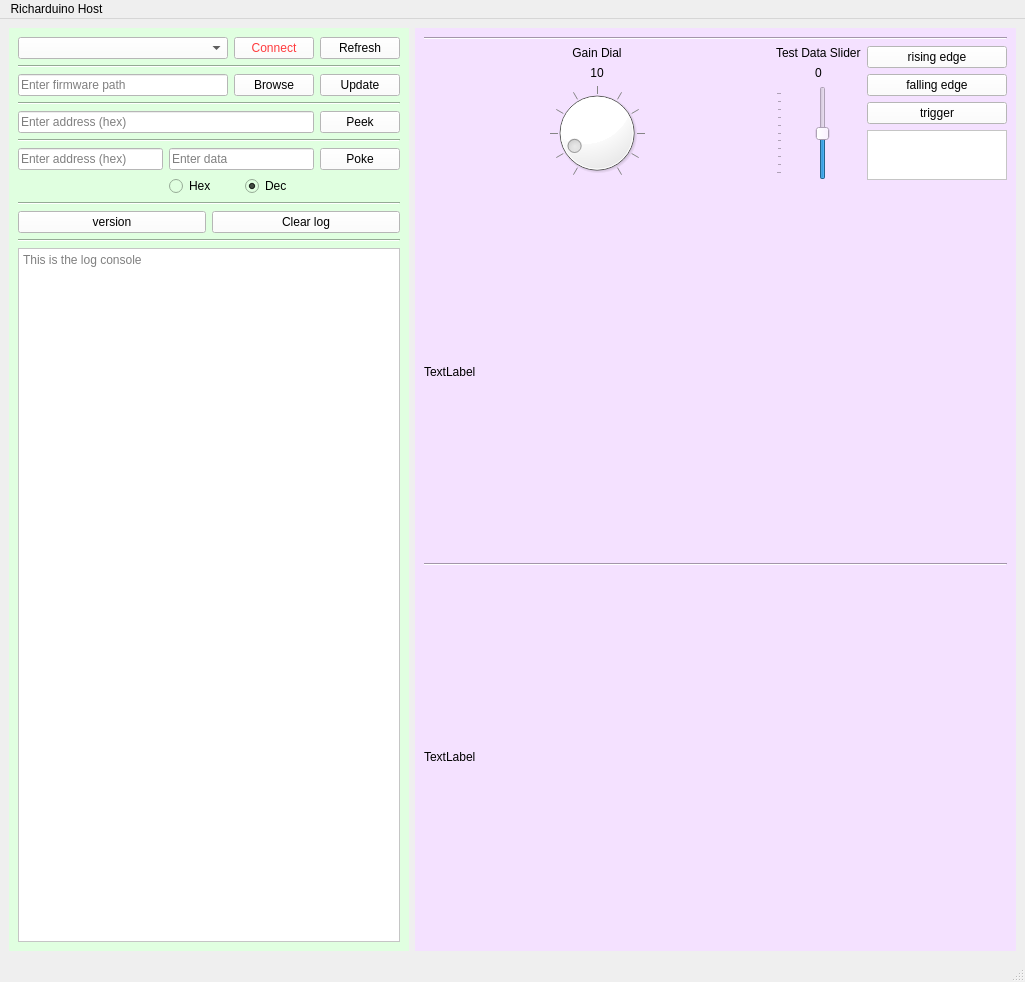
<?xml version="1.0" encoding="UTF-8"?>
<ui version="4.0">
 <class>MainWindow</class>
 <widget class="QMainWindow" name="MainWindow">
  <property name="geometry">
   <rect>
    <x>0</x>
    <y>0</y>
    <width>1025</width>
    <height>982</height>
   </rect>
  </property>
  <property name="windowTitle">
   <string>MainWindow</string>
  </property>
  <widget class="QWidget" name="centralwidget">
   <layout class="QHBoxLayout" name="horizontalLayout">
    <item>
     <widget class="QWidget" name="LHS" native="true">
      <property name="sizePolicy">
       <sizepolicy hsizetype="Fixed" vsizetype="Preferred">
        <horstretch>0</horstretch>
        <verstretch>0</verstretch>
       </sizepolicy>
      </property>
      <property name="minimumSize">
       <size>
        <width>400</width>
        <height>700</height>
       </size>
      </property>
      <property name="styleSheet">
       <string notr="true">background-color: rgb(224, 255, 224);</string>
      </property>
      <layout class="QVBoxLayout" name="verticalLayout">
       <item>
        <layout class="QHBoxLayout" name="horizontalLayout_2">
         <property name="spacing">
          <number>6</number>
         </property>
         <property name="sizeConstraint">
          <enum>QLayout::SetDefaultConstraint</enum>
         </property>
         <property name="leftMargin">
          <number>0</number>
         </property>
         <property name="topMargin">
          <number>0</number>
         </property>
         <property name="rightMargin">
          <number>0</number>
         </property>
         <property name="bottomMargin">
          <number>0</number>
         </property>
         <item>
          <widget class="QComboBox" name="comPortComboBox">
           <property name="sizePolicy">
            <sizepolicy hsizetype="Expanding" vsizetype="Fixed">
             <horstretch>0</horstretch>
             <verstretch>0</verstretch>
            </sizepolicy>
           </property>
           <property name="styleSheet">
            <string notr="true">background-color: rgb(255, 255, 255);</string>
           </property>
           <property name="currentText">
            <string/>
           </property>
          </widget>
         </item>
         <item>
          <widget class="QPushButton" name="connectButton">
           <property name="styleSheet">
            <string notr="true">color: rgb(255, 58, 61);
background-color: rgb(255, 255, 255);
</string>
           </property>
           <property name="text">
            <string>Connect</string>
           </property>
          </widget>
         </item>
         <item>
          <widget class="QPushButton" name="refreshButton">
           <property name="styleSheet">
            <string notr="true">background-color: rgb(255, 255, 255);</string>
           </property>
           <property name="text">
            <string>Refresh</string>
           </property>
          </widget>
         </item>
        </layout>
       </item>
       <item>
        <widget class="Line" name="line">
         <property name="orientation">
          <enum>Qt::Horizontal</enum>
         </property>
        </widget>
       </item>
       <item>
        <layout class="QHBoxLayout" name="horizontalLayout_3">
         <item>
          <widget class="QLineEdit" name="firmwarePathEdit">
           <property name="accessibleName">
            <string/>
           </property>
           <property name="autoFillBackground">
            <bool>false</bool>
           </property>
           <property name="styleSheet">
            <string notr="true">background-color: rgb(255, 255, 255);</string>
           </property>
           <property name="inputMask">
            <string/>
           </property>
           <property name="text">
            <string/>
           </property>
           <property name="maxLength">
            <number>32767</number>
           </property>
           <property name="placeholderText">
            <string>Enter firmware path</string>
           </property>
          </widget>
         </item>
         <item>
          <widget class="QPushButton" name="browseButton">
           <property name="styleSheet">
            <string notr="true">background-color: rgb(255, 255, 255);</string>
           </property>
           <property name="text">
            <string>Browse</string>
           </property>
          </widget>
         </item>
         <item>
          <widget class="QPushButton" name="updateButton">
           <property name="styleSheet">
            <string notr="true">background-color: rgb(255, 255, 255);
</string>
           </property>
           <property name="text">
            <string>Update</string>
           </property>
          </widget>
         </item>
        </layout>
       </item>
       <item>
        <widget class="Line" name="line_2">
         <property name="orientation">
          <enum>Qt::Horizontal</enum>
         </property>
        </widget>
       </item>
       <item>
        <layout class="QHBoxLayout" name="horizontalLayout_4">
         <item>
          <widget class="QLineEdit" name="peekAddressEdit">
           <property name="accessibleName">
            <string/>
           </property>
           <property name="styleSheet">
            <string notr="true">background-color: rgb(255, 255, 255);</string>
           </property>
           <property name="inputMask">
            <string/>
           </property>
           <property name="text">
            <string/>
           </property>
           <property name="maxLength">
            <number>8</number>
           </property>
           <property name="placeholderText">
            <string>Enter address (hex)</string>
           </property>
          </widget>
         </item>
         <item>
          <widget class="QPushButton" name="peekButton">
           <property name="styleSheet">
            <string notr="true">background-color: rgb(255, 255, 255);
</string>
           </property>
           <property name="text">
            <string>Peek</string>
           </property>
          </widget>
         </item>
        </layout>
       </item>
       <item>
        <widget class="Line" name="line_3">
         <property name="orientation">
          <enum>Qt::Horizontal</enum>
         </property>
        </widget>
       </item>
       <item>
        <layout class="QGridLayout" name="gridLayout">
         <item row="0" column="2">
          <widget class="QPushButton" name="pokeButton">
           <property name="styleSheet">
            <string notr="true">background-color: rgb(255, 255, 255);
</string>
           </property>
           <property name="text">
            <string>Poke</string>
           </property>
          </widget>
         </item>
         <item row="0" column="1">
          <widget class="QLineEdit" name="pokeDataEdit">
           <property name="accessibleName">
            <string/>
           </property>
           <property name="styleSheet">
            <string notr="true">background-color: rgb(255, 255, 255);</string>
           </property>
           <property name="inputMask">
            <string/>
           </property>
           <property name="text">
            <string/>
           </property>
           <property name="maxLength">
            <number>8</number>
           </property>
           <property name="placeholderText">
            <string>Enter data</string>
           </property>
          </widget>
         </item>
         <item row="1" column="1">
          <layout class="QHBoxLayout" name="horizontalLayout_5">
           <property name="leftMargin">
            <number>0</number>
           </property>
           <property name="topMargin">
            <number>0</number>
           </property>
           <item>
            <widget class="QRadioButton" name="hexRadioButton">
             <property name="text">
              <string>Hex</string>
             </property>
             <property name="checked">
              <bool>false</bool>
             </property>
            </widget>
           </item>
           <item>
            <widget class="QRadioButton" name="decRadioButton">
             <property name="enabled">
              <bool>true</bool>
             </property>
             <property name="text">
              <string>Dec</string>
             </property>
             <property name="checked">
              <bool>true</bool>
             </property>
            </widget>
           </item>
          </layout>
         </item>
         <item row="0" column="0">
          <widget class="QLineEdit" name="pokeAddressEdit">
           <property name="accessibleName">
            <string/>
           </property>
           <property name="styleSheet">
            <string notr="true">background-color: rgb(255, 255, 255);</string>
           </property>
           <property name="inputMask">
            <string/>
           </property>
           <property name="text">
            <string/>
           </property>
           <property name="maxLength">
            <number>8</number>
           </property>
           <property name="placeholderText">
            <string>Enter address (hex)</string>
           </property>
          </widget>
         </item>
        </layout>
       </item>
       <item>
        <widget class="Line" name="line_4">
         <property name="orientation">
          <enum>Qt::Horizontal</enum>
         </property>
        </widget>
       </item>
       <item>
        <layout class="QHBoxLayout" name="horizontalLayout_7" stretch="0,0">
         <item>
          <widget class="QPushButton" name="version">
           <property name="styleSheet">
            <string notr="true">background-color: rgb(255, 255, 255);</string>
           </property>
           <property name="text">
            <string>version</string>
           </property>
          </widget>
         </item>
         <item>
          <widget class="QPushButton" name="clearLog">
           <property name="styleSheet">
            <string notr="true">background-color: rgb(255, 255, 255);</string>
           </property>
           <property name="text">
            <string>Clear log</string>
           </property>
          </widget>
         </item>
        </layout>
       </item>
       <item>
        <widget class="Line" name="line_7">
         <property name="orientation">
          <enum>Qt::Horizontal</enum>
         </property>
        </widget>
       </item>
       <item>
        <widget class="QPlainTextEdit" name="logConsole">
         <property name="sizePolicy">
          <sizepolicy hsizetype="Preferred" vsizetype="Preferred">
           <horstretch>100</horstretch>
           <verstretch>100</verstretch>
          </sizepolicy>
         </property>
         <property name="minimumSize">
          <size>
           <width>0</width>
           <height>301</height>
          </size>
         </property>
         <property name="autoFillBackground">
          <bool>false</bool>
         </property>
         <property name="styleSheet">
          <string notr="true">background-color: rgb(255, 255, 255);</string>
         </property>
         <property name="sizeAdjustPolicy">
          <enum>QAbstractScrollArea::AdjustIgnored</enum>
         </property>
         <property name="readOnly">
          <bool>true</bool>
         </property>
         <property name="placeholderText">
          <string>This is the log console</string>
         </property>
        </widget>
       </item>
      </layout>
     </widget>
    </item>
    <item>
     <widget class="QWidget" name="RHS" native="true">
      <property name="minimumSize">
       <size>
        <width>420</width>
        <height>700</height>
       </size>
      </property>
      <property name="autoFillBackground">
       <bool>false</bool>
      </property>
      <property name="styleSheet">
       <string notr="true">background-color: rgb(244, 225, 255);</string>
      </property>
      <layout class="QVBoxLayout" name="verticalLayout_3">
       <item>
        <widget class="Line" name="line_6">
         <property name="orientation">
          <enum>Qt::Horizontal</enum>
         </property>
        </widget>
       </item>
       <item>
        <layout class="QHBoxLayout" name="horizontalLayout_9">
         <item>
          <layout class="QVBoxLayout" name="verticalLayout_4">
           <item>
            <widget class="QLabel" name="GainLabel">
             <property name="sizePolicy">
              <sizepolicy hsizetype="Minimum" vsizetype="Fixed">
               <horstretch>0</horstretch>
               <verstretch>0</verstretch>
              </sizepolicy>
             </property>
             <property name="text">
              <string>Gain Dial</string>
             </property>
             <property name="alignment">
              <set>Qt::AlignCenter</set>
             </property>
            </widget>
           </item>
           <item>
            <widget class="QLabel" name="dialValueLabel">
             <property name="sizePolicy">
              <sizepolicy hsizetype="Minimum" vsizetype="Fixed">
               <horstretch>0</horstretch>
               <verstretch>0</verstretch>
              </sizepolicy>
             </property>
             <property name="text">
              <string>10</string>
             </property>
             <property name="alignment">
              <set>Qt::AlignCenter</set>
             </property>
            </widget>
           </item>
           <item>
            <widget class="QDial" name="dial">
             <property name="sizePolicy">
              <sizepolicy hsizetype="Expanding" vsizetype="Minimum">
               <horstretch>0</horstretch>
               <verstretch>0</verstretch>
              </sizepolicy>
             </property>
             <property name="minimumSize">
              <size>
               <width>50</width>
               <height>50</height>
              </size>
             </property>
             <property name="styleSheet">
              <string notr="true">background-color: rgb(255, 255, 255);</string>
             </property>
             <property name="maximum">
              <number>100</number>
             </property>
             <property name="value">
              <number>10</number>
             </property>
             <property name="wrapping">
              <bool>false</bool>
             </property>
             <property name="notchTarget">
              <double>10.000000000000000</double>
             </property>
             <property name="notchesVisible">
              <bool>true</bool>
             </property>
            </widget>
           </item>
          </layout>
         </item>
         <item>
          <layout class="QVBoxLayout" name="verticalLayout_8">
           <item>
            <widget class="QLabel" name="label">
             <property name="sizePolicy">
              <sizepolicy hsizetype="Fixed" vsizetype="Fixed">
               <horstretch>0</horstretch>
               <verstretch>0</verstretch>
              </sizepolicy>
             </property>
             <property name="text">
              <string>Test Data Slider</string>
             </property>
            </widget>
           </item>
           <item>
            <widget class="QLabel" name="dataSliderValue">
             <property name="sizePolicy">
              <sizepolicy hsizetype="Minimum" vsizetype="Fixed">
               <horstretch>0</horstretch>
               <verstretch>0</verstretch>
              </sizepolicy>
             </property>
             <property name="text">
              <string>0</string>
             </property>
             <property name="alignment">
              <set>Qt::AlignCenter</set>
             </property>
            </widget>
           </item>
           <item>
            <widget class="QSlider" name="dataSlider">
             <property name="sizePolicy">
              <sizepolicy hsizetype="Minimum" vsizetype="Minimum">
               <horstretch>0</horstretch>
               <verstretch>0</verstretch>
              </sizepolicy>
             </property>
             <property name="styleSheet">
              <string notr="true"/>
             </property>
             <property name="minimum">
              <number>-50</number>
             </property>
             <property name="maximum">
              <number>50</number>
             </property>
             <property name="tracking">
              <bool>true</bool>
             </property>
             <property name="orientation">
              <enum>Qt::Vertical</enum>
             </property>
             <property name="tickPosition">
              <enum>QSlider::TicksAbove</enum>
             </property>
            </widget>
           </item>
          </layout>
         </item>
         <item>
          <layout class="QVBoxLayout" name="verticalLayout_9">
           <item>
            <widget class="QPushButton" name="risingEdgeButton">
             <property name="styleSheet">
              <string notr="true">background-color: rgb(255, 255, 255);</string>
             </property>
             <property name="text">
              <string>rising edge</string>
             </property>
            </widget>
           </item>
           <item>
            <widget class="QPushButton" name="fallingEdgeButton">
             <property name="styleSheet">
              <string notr="true">background-color: rgb(255, 255, 255);</string>
             </property>
             <property name="text">
              <string>falling edge</string>
             </property>
            </widget>
           </item>
           <item>
            <widget class="QPushButton" name="triggerButton">
             <property name="styleSheet">
              <string notr="true">background-color: rgb(255, 255, 255);</string>
             </property>
             <property name="text">
              <string>trigger</string>
             </property>
            </widget>
           </item>
           <item>
            <widget class="QTextEdit" name="triggerValue">
             <property name="sizePolicy">
              <sizepolicy hsizetype="Minimum" vsizetype="Minimum">
               <horstretch>0</horstretch>
               <verstretch>0</verstretch>
              </sizepolicy>
             </property>
             <property name="maximumSize">
              <size>
               <width>140</width>
               <height>50</height>
              </size>
             </property>
             <property name="styleSheet">
              <string notr="true">background-color: rgb(255, 255, 255);</string>
             </property>
            </widget>
           </item>
          </layout>
         </item>
        </layout>
       </item>
       <item>
        <widget class="QLabel" name="sineWaveLabel">
         <property name="sizePolicy">
          <sizepolicy hsizetype="Expanding" vsizetype="Expanding">
           <horstretch>0</horstretch>
           <verstretch>0</verstretch>
          </sizepolicy>
         </property>
         <property name="text">
          <string>TextLabel</string>
         </property>
        </widget>
       </item>
       <item>
        <widget class="Line" name="line_5">
         <property name="orientation">
          <enum>Qt::Horizontal</enum>
         </property>
        </widget>
       </item>
       <item>
        <widget class="QLabel" name="squareWaveLabel">
         <property name="sizePolicy">
          <sizepolicy hsizetype="Expanding" vsizetype="Expanding">
           <horstretch>0</horstretch>
           <verstretch>0</verstretch>
          </sizepolicy>
         </property>
         <property name="text">
          <string>TextLabel</string>
         </property>
        </widget>
       </item>
      </layout>
     </widget>
    </item>
   </layout>
  </widget>
  <widget class="QMenuBar" name="menubar">
   <property name="geometry">
    <rect>
     <x>0</x>
     <y>0</y>
     <width>1025</width>
     <height>21</height>
    </rect>
   </property>
   <widget class="QMenu" name="menuRicharduino_Communicator">
    <property name="title">
     <string>Richarduino Host</string>
    </property>
   </widget>
   <addaction name="menuRicharduino_Communicator"/>
  </widget>
  <widget class="QStatusBar" name="statusbar"/>
 </widget>
 <resources/>
 <connections/>
</ui>
